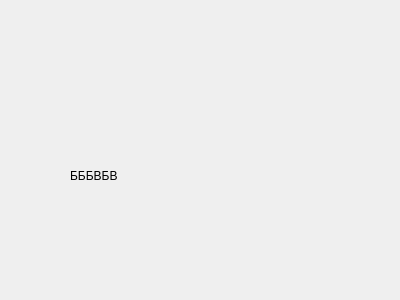
<?xml version="1.0" encoding="UTF-8"?>
<ui version="4.0">
 <class>Form</class>
 <widget class="QWidget" name="Form">
  <property name="geometry">
   <rect>
    <x>0</x>
    <y>0</y>
    <width>400</width>
    <height>300</height>
   </rect>
  </property>
  <property name="windowTitle">
   <string>Form</string>
  </property>
  <widget class="QLabel" name="label">
   <property name="geometry">
    <rect>
     <x>70</x>
     <y>120</y>
     <width>271</width>
     <height>111</height>
    </rect>
   </property>
   <property name="styleSheet">
    <string notr="true">font: 75 italic 28pt &quot;Times New Roman&quot;;</string>
   </property>
   <property name="text">
    <string>БББВБВ</string>
   </property>
  </widget>
 </widget>
 <resources/>
 <connections/>
</ui>
